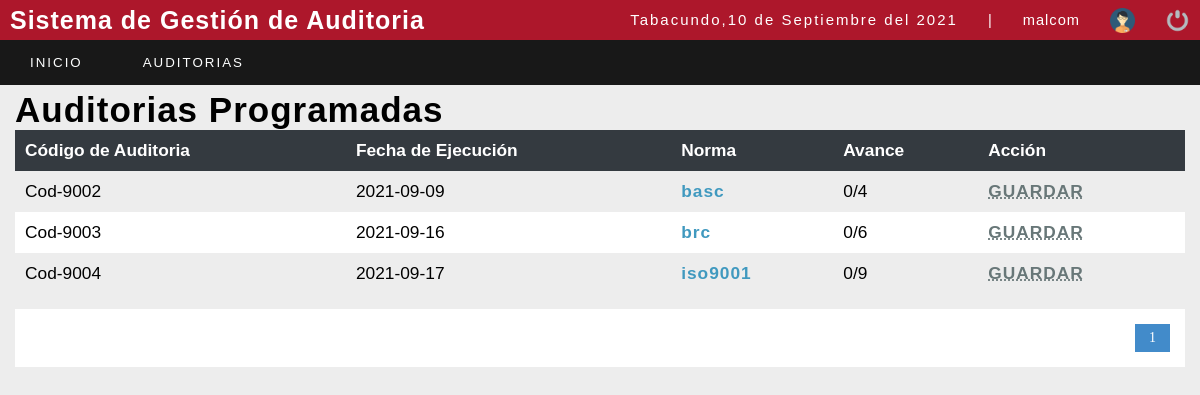
Before: /sistema/lista_auditorvistapro.php (signed in) with the older database file.
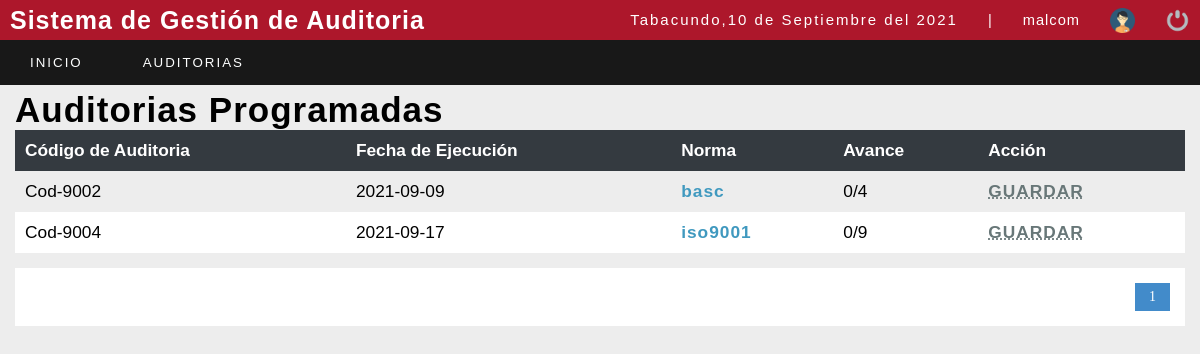
After: the same page with the newer database file.
### tables this page shows
CREATE TABLE `detalleauditoria` (
  `iddetalleauditoria` int(11) NOT NULL,
  `codigoauditoria` varchar(80) NOT NULL,
  `idperiodo` int(11) NOT NULL,
  `fechaejecucion` date NOT NULL,
  `idgrupo` int(11) NOT NULL,
  `fechacreacion` date NOT NULL DEFAULT current_timestamp(),
  `estado` int(11) NOT NULL DEFAULT 1
);

### sistema/lista_auditorvistapro.php (the view, shortened to what this page needs)
<?php
include "../conexion.php";
$usu = $_SESSION['id_user'];
?>
<!DOCTYPE html>
<html lang="en">
<head>
	<?php include "includes/scripts.php"; ?>
</head>
<body>
	<?php include "includes/header.php"; ?>
	<section id="container">
		<h1> Auditorias Programadas</h1>
		<table>
			<tr>
				<th>Código de Auditoria</th>
				<th>Fecha de Ejecución</th>
				<th>Norma</th>
				<th>Avance</th>
				<th>Acción</th>
			</tr>
			<?php
			$sql_registe = mysqli_query($conection, "SELECT COUNT(DISTINCT codigoauditoria,fechaejecucion,nombrenorma,iddetalleauditoria) as total_registro from norma n, grupoauditor ga, detallegrupo dg, detalleauditoria da, usuario u WHERE n.idnorma=ga.idnorma and u.id_user=dg.id_user AND ga.idgrupo=dg.idgrupo AND dg.idgrupo=da.idgrupo AND dg.id_user=$usu AND da.estado=1");
			$result_register = mysqli_fetch_array($sql_registe);
			$total_registro = $result_register['total_registro'];
			$por_pagina = 15;
			if (empty($_GET['pagina'])) {
				$pagina = 1;
			} else {
				$pagina = $_GET['pagina'];
			}
			$desde = ($pagina - 1) * $por_pagina;
			$total_paginas = ceil($total_registro / $por_pagina);
			$query = mysqli_query($conection, "SELECT DISTINCT codigoauditoria,fechaejecucion,nombrenorma,iddetalleauditoria from norma n, grupoauditor ga, detallegrupo dg, detalleauditoria da, usuario u WHERE n.idnorma=ga.idnorma and u.id_user=dg.id_user AND ga.idgrupo=dg.idgrupo AND dg.idgrupo=da.idgrupo AND dg.id_user=$usu AND da.estado=1 ORDER BY codigoauditoria ASC LIMIT $desde,$por_pagina");
			$result = mysqli_num_rows($query);
			$total = 0;
			$totalres = 0;
			if ($result > 0) {
				while ($data = mysqli_fetch_array($query)) {
			?>
					<tr>
						<td><?php echo $data[0]; ?></td>
						<td><?php echo $data[1]; ?></td>
						<td><a style="color: #4099BF; font-weight: bold" href="formulario_clausulas.php?id=<?php echo $data[3]; ?>"><?php echo $data[2]; ?></a></td>
						<?php
						$val = $data[2];
						$idda = $data[3];
						$con = mysqli_query($conection, "SELECT COUNT(*) as total FROM clausula c,norma n WHERE n.idnorma=c.idnorma AND n.nombrenorma='$val' ");
						$conres = mysqli_query($conection, "SELECT COUNT(*) as totalre FROM detalleclausula dc , clausula c, norma n, detalleauditoria da WHERE n.idnorma=c.idnorma AND c.idclausula=dc.idclausula AND n.nombrenorma='$val' AND da.iddetalleauditoria=dc.iddetalleauditoria AND dc.iddetalleauditoria=$idda AND dc.documentacionsoporte IS NOT NULL;");
						$result = mysqli_fetch_array($conres);
						$result_register = mysqli_fetch_array($con);
						if (isset($result_register)) {
							$total = $result_register['total'];
						}
						if (isset($result)) {
							$totalres = $result['totalre'];
						}
						?>
						<td><?php echo $totalres; ?>/<?php echo $total; ?></td>
						<?php
							if ($totalres!=0) {
							?>
								<td>
								<a style="color: #00CC63; font-weight: bold" href="guardar_auditoria.php?id=<?php echo $data[3];?> ">GUARDAR</a>
								</td>
							<?php
							} else {
							?>
								<td>
								<a style="color: #687778; font-weight: bold">	<abbr title="Al menos debe haber una clausula calificada">GUARDAR</abbr></a>
								</td>
							<?php
							}
							?>
					</tr>
			<?php
				}
			}
			?>
		</table>
		<div class="paginador">
			<ul>
				<?php
				for ($i = 1; $i <= $total_paginas; $i++) {
					if ($i == $pagina) {
						echo '<li class="pageSelected">' . $i . '</li>';
					} else {
						echo '<li><a href="?pagina=' . $i . '">' . $i . '</a></li>';
					}
				}
				?>
			</ul>
		</div>
	</section>
</body>
</html>

Changed rows visible on the page:
removed detalleauditoria: codigoauditoria "Cod-9003", fechaejecucion "2021-09-16", data "brc", totalres "0", total "6"
